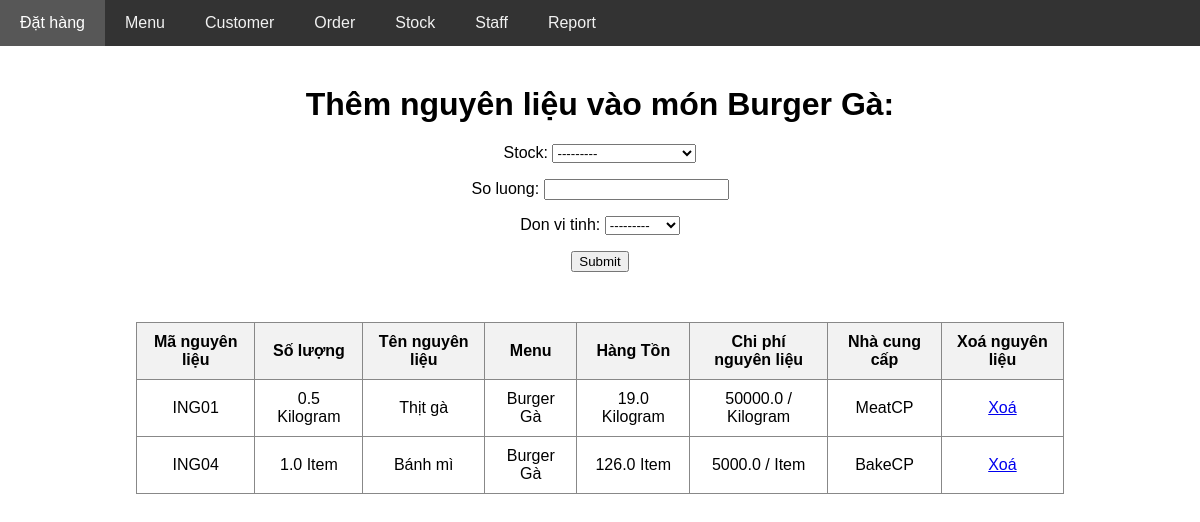
/core/menu/1, run on the app's committed database.
### core/models.py (models this page shows, shortened)
class Menu(models.Model):
    class TypeChoices(models.TextChoices):
        BURGER = 'Burger'
        DRINK = 'Drink'
        COMBO = 'Combo'
        SNACK = 'Snack'
    ma_mon = models.CharField(max_length=10, unique=True)
    ten_mon = models.CharField(max_length=50)
    loai_mon = models.CharField(max_length=20, choices=TypeChoices.choices)
    gia_ban = models.FloatField()
    don_vi_tinh = models.CharField(max_length=10, default='VND')

class MenuIngredient(models.Model):
    class TypeChoices(models.TextChoices):
        KILOGRAM = 'Kilogram'
        ITEM = 'Item'
    so_luong = models.FloatField()
    don_vi_tinh = models.CharField(max_length=20, choices=TypeChoices.choices)
    stock = models.ForeignKey(StockIngredient, on_delete=models.CASCADE, related_name='menu_ingredients')
    menu = models.ForeignKey(Menu, on_delete=models.CASCADE, related_name='ingredients')

class StockIngredient(models.Model):
    ma_nguyen_lieu = models.CharField(max_length=10, unique=True)
    ten_nguyen_lieu = models.CharField(max_length=50)
    so_luong_ton_kho = models.FloatField()
    chi_phi_nguyen_lieu = models.FloatField()
    nha_cung_cap = models.CharField(max_length=100)
    used = models.FloatField(default=0)
    def __str__(self):
        return f"{self.ten_nguyen_lieu} ({self.so_luong_ton_kho})"

### core/views.py (the view, shortened to what this page needs)
# urls.py: path('menu/<int:menu_id>', views.show_menu_detail, name='show_menu_detail'),
def show_menu_detail(request, menu_id):
    dish = Menu.objects.get(id=menu_id)
    ingredients = dish.ingredients.all()
    form = MenuIngredientForm()
    return render(request, 'menu/show_ingredient.html', {
        'ingredients': ingredients,
        'form': form,
        'dish': dish
    })

### core/forms.py
class MenuIngredientForm(forms.ModelForm):
    class Meta:
        model = MenuIngredient
        fields = ['stock', 'so_luong', 'don_vi_tinh']

### core/templates/menu/show_ingredient.html (shortened to what this page needs)
{% extends 'layout.html' %}
{% block body %}
<h1>Thêm nguyên liệu vào món {{ dish.ten_mon }}: </h1>
<form method="POST" style="text-align: center;">
    {{ form.as_p }}
    <input type="submit">
</form>
<div style="display: flex; justify-content: center; margin-top: 30px;">
    <table border="1" style="text-align: center;">
        <tr>
            <th>Mã nguyên liệu</th>
            <th>Số lượng</th>
            <th>Tên nguyên liệu</th>
            <th>Menu</th>
            <th>Hàng Tồn</th>
            <th>Chi phí nguyên liệu</th>
            <th>Nhà cung cấp</th>
            <th>Xoá nguyên liệu</th>
        </tr>
        {% for ingredient in ingredients %}
            <tr>
                <td> {{ ingredient.stock.ma_nguyen_lieu }}</td>
                <td> {{ ingredient.so_luong }} {{ ingredient.don_vi_tinh }}</td>
                <td> {{ ingredient.stock.ten_nguyen_lieu }} </td>
                <td> {{ ingredient.menu.ten_mon }} </td>
                <td> {{ ingredient.stock.so_luong_ton_kho }} {{ ingredient.don_vi_tinh }}</td>
                <td> {{ ingredient.stock.chi_phi_nguyen_lieu }} / {{ ingredient.don_vi_tinh }}</td>
                <td> {{ ingredient.stock.nha_cung_cap }}</td>
                <td>
                    <a href="{% url 'delete_menu_ingredient' ingredient.id %}"> Xoá </a>
                </td>
        {% endfor %}
    </table>
</div>
{% endblock %}

### core/templates/layout.html (style rules this page uses)
body { margin: 0; font-family: Arial, sans-serif; }

### core/templates/menu/show_ingredient.html (style rules this page uses)
h1 { text-align: center; margin-top: 20px; }
table { border-collapse: collapse; width: 80%; margin: 20px auto; text-align: center; font-size: 16px; }
th, td { padding: 10px 15px; border: 1px solid #888; }
th { background-color: #f2f2f2; }

### data on the page
Menu: ten_mon "Burger Gà"
MenuIngredient: stock.ma_nguyen_lieu "ING01", so_luong "0.5", don_vi_tinh "Kilogram", stock.ten_nguyen_lieu "Thịt gà", menu.ten_mon "Burger Gà", stock.so_luong_ton_kho "19.0", stock.chi_phi_nguyen_lieu "50000.0", stock.nha_cung_cap "MeatCP"
MenuIngredient: stock.ma_nguyen_lieu "ING04", so_luong "1.0", don_vi_tinh "Item", stock.ten_nguyen_lieu "Bánh mì", menu.ten_mon "Burger Gà", stock.so_luong_ton_kho "126.0", stock.chi_phi_nguyen_lieu "5000.0", stock.nha_cung_cap "BakeCP"
